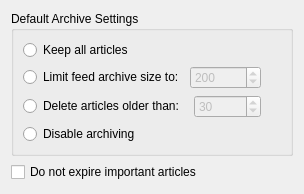
<?xml version="1.0" encoding="UTF-8"?>
<ui version="4.0">
 <author>Frank Osterfeld</author>
 <class>Akregator2::SettingsArchive</class>
 <widget class="QWidget" name="Akregator2::SettingsArchive">
  <layout class="QVBoxLayout" name="verticalLayout" stretch="0,0,1">
   <item>
    <widget class="QGroupBox" name="groupBox">
     <property name="title">
      <string>Default Archive Settings</string>
     </property>
     <layout class="QGridLayout">
      <item row="3" column="0">
       <widget class="QRadioButton" name="rb_DisableArchiving">
        <property name="text">
         <string>Disable archiving</string>
        </property>
       </widget>
      </item>
      <item row="0" column="0">
       <widget class="QRadioButton" name="rb_KeepAllArticles">
        <property name="text">
         <string>Keep all articles</string>
        </property>
       </widget>
      </item>
      <item row="1" column="0">
       <layout class="QHBoxLayout">
        <property name="margin">
         <number>0</number>
        </property>
        <item>
         <widget class="QRadioButton" name="rb_LimitArticleNumber">
          <property name="text">
           <string>Limit feed archive size to:</string>
          </property>
         </widget>
        </item>
        <item>
         <widget class="KIntSpinBox" name="kcfg_MaxArticleNumber">
          <property name="enabled">
           <bool>false</bool>
          </property>
          <property name="maximum">
           <number>999999999</number>
          </property>
          <property name="value">
           <number>200</number>
          </property>
         </widget>
        </item>
       </layout>
      </item>
      <item row="2" column="0">
       <layout class="QHBoxLayout">
        <property name="margin">
         <number>0</number>
        </property>
        <item>
         <widget class="QRadioButton" name="rb_LimitArticleAge">
          <property name="text">
           <string>Delete articles older than: </string>
          </property>
         </widget>
        </item>
        <item>
         <widget class="KIntSpinBox" name="kcfg_MaxArticleAge">
          <property name="enabled">
           <bool>false</bool>
          </property>
          <property name="maximum">
           <number>999999999</number>
          </property>
          <property name="value">
           <number>30</number>
          </property>
         </widget>
        </item>
       </layout>
      </item>
      <item row="1" column="1">
       <spacer name="horizontalSpacer">
        <property name="orientation">
         <enum>Qt::Horizontal</enum>
        </property>
        <property name="sizeHint" stdset="0">
         <size>
          <width>20</width>
          <height>1</height>
         </size>
        </property>
       </spacer>
      </item>
     </layout>
    </widget>
   </item>
   <item>
    <widget class="QCheckBox" name="kcfg_DoNotExpireImportantArticles">
     <property name="text">
      <string>Do not expire important articles</string>
     </property>
    </widget>
   </item>
   <item>
    <spacer>
     <property name="sizeHint" stdset="0">
      <size>
       <width>20</width>
       <height>1</height>
      </size>
     </property>
    </spacer>
   </item>
  </layout>
 </widget>
 <customwidgets>
  <customwidget>
   <class>KIntSpinBox</class>
   <extends>QSpinBox</extends>
   <header>knuminput.h</header>
  </customwidget>
 </customwidgets>
 <resources/>
 <connections/>
</ui>
